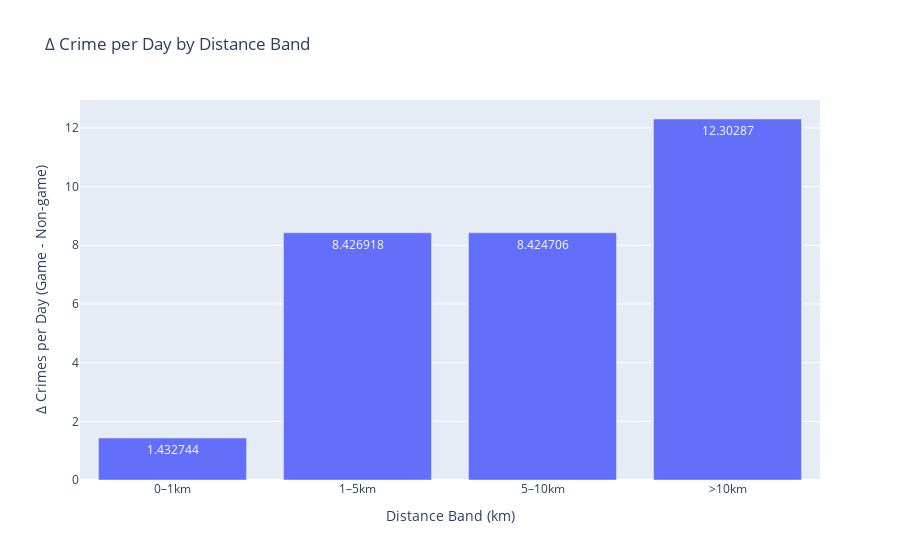

The notebook cell this image was saved under:
### Code cell
#Stadium-Centered Radius Map and Δ Crime Bar Chart
figmap,figbar=utils.plot_stadium_radii_map_with_bar_chart(
    stadium_coords=soldier_field,            
    delta_df=chicago_delta_by_distance,     
    radii_meters=[1000, 5000, 10000],
    title="Crime Δ by Radius Around Soldier Field",
    zoom=9,
    lat_col='Latitude',
    lng_col='Longitude',
    save_path_map="output/figures/chicago_radius_map.png",
    save_path_bar="output/figures/chicago_bears_gameday_distances_bar.png"
)
figmap.show()
figbar.show()

### Figure 1 — Plotly figure (JSON) as saved in the notebook; plotly's stock layout.template omitted (floating-point values rounded to 4 significant figures)
{"data": [{"hovertemplate": "Distance Band (km)=%{x}<br>Δ Crimes per Day (Game - Non-game)=%{y}<extra></extra>", "legendgroup": "", "marker": {"color": "#636efa", "pattern": {"shape": ""}}, "name": "", "orientation": "v", "showlegend": false, "textposition": "auto", "texttemplate": "%{y}", "type": "bar", "x": ["0–1km", "1–5km", "5–10km", ">10km"], "xaxis": "x", "y": [1.433, 8.427, 8.425, 12.3], "yaxis": "y"}], "layout": {"autosize": true, "barmode": "relative", "legend": {"tracegroupgap": 0}, "title": {"text": "Δ Crime per Day by Distance Band"}, "xaxis": {"anchor": "y", "autorange": true, "domain": [0, 1], "range": [-0.5, 3.5], "title": {"text": "Distance Band (km)"}, "type": "category"}, "yaxis": {"anchor": "x", "autorange": true, "domain": [0, 1], "range": [0, 12.95], "title": {"text": "Δ Crimes per Day (Game - Non-game)"}, "type": "linear"}}}
